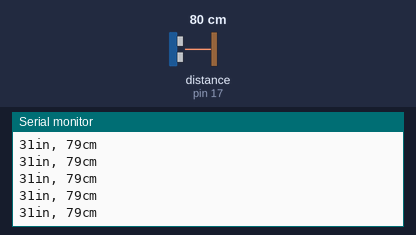
Bench run of a sketch on a simulated Arduino Uno, built with avr-gcc and run on an emulated ATmega328P. On the bench: the last lines printed to the serial monitor. Wiring (inferred from the names in the program): ultrasonic range finder: trigger pin 16; echo pin 17. Inputs (shaded band) come from the test bench; at power-on: distance to the obstacle (sensor on pin 17) 80 cm. The echo pulse lasts 58.3 µs per cm.

Above: at 1.2 s.
1.3 s: distance to the obstacle (sensor on pin 17) set to 2 cm
At 1.71 s:
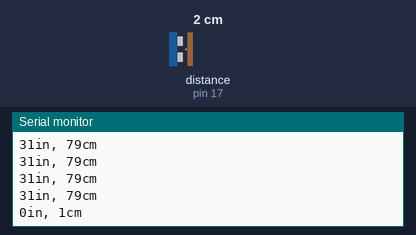
4.3 s: distance to the obstacle (sensor on pin 17) set to 4 cm
At 4.47 s:
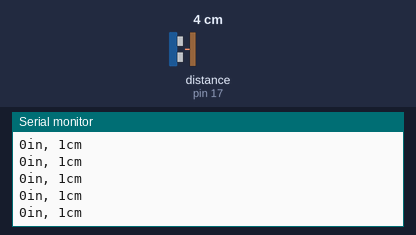
Timing chart, 0 to 7.3 s (numbered marks = the images above; inputs shaded):
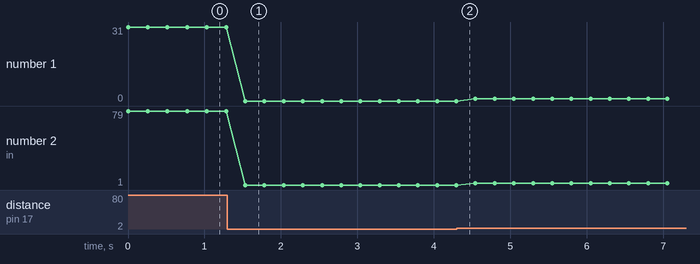

Measured:
- after the input at 1.3 s, the serial monitor: prints a new line after 0.23 s (image 1)
- plotted number 1: 31 → 0 after the input at 1.3 s
- plotted number 2: 79 → 1 after the input at 1.3 s, 1 → 3 after the input at 4.3 s

The sketch:

ultrasonic.ino
```cpp
/*
 * created by Rui Santos, https://randomnerdtutorials.com
 *
 * Complete Guide for Ultrasonic Sensor HC-SR04
 *
    Ultrasonic sensor Pins:
        VCC: +5VDC
        Trig : Trigger (INPUT) - Pin11
        Echo: Echo (OUTPUT) - Pin 12
        GND: GND
 */

int trigPin = 16;    // Trigger
int echoPin = 17;    // Echo
long duration, cm, inches;

void setup() {
  //Serial Port begin
  Serial.begin (9600);
  //Define inputs and outputs
  pinMode(trigPin, OUTPUT);
  pinMode(echoPin, INPUT);
}

void loop() {
  // The sensor is triggered by a HIGH pulse of 10 or more microseconds.
  // Give a short LOW pulse beforehand to ensure a clean HIGH pulse:
  digitalWrite(trigPin, LOW);
  delayMicroseconds(5);
  digitalWrite(trigPin, HIGH);
  delayMicroseconds(10);
  digitalWrite(trigPin, LOW);

  // Read the signal from the sensor: a HIGH pulse whose
  // duration is the time (in microseconds) from the sending
  // of the ping to the reception of its echo off of an object.
  pinMode(echoPin, INPUT);
  duration = pulseIn(echoPin, HIGH);

  // Convert the time into a distance
  cm = (duration/2) / 29.1;     // Divide by 29.1 or multiply by 0.0343
  inches = (duration/2) / 74;   // Divide by 74 or multiply by 0.0135

  Serial.print(inches);
  Serial.print("in, ");
  Serial.print(cm);
  Serial.print("cm");
  Serial.println();

  delay(250);
}
```
